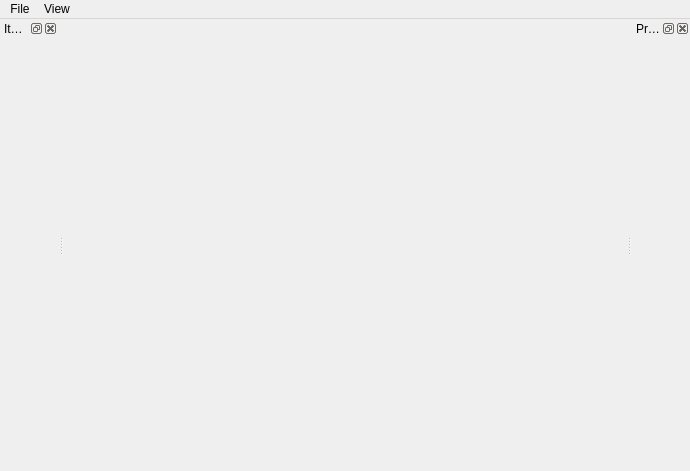
<?xml version="1.0" encoding="UTF-8"?>
<ui version="4.0">
 <class>GEditorClass</class>
 <widget class="QMainWindow" name="GEditorClass">
  <property name="geometry">
   <rect>
    <x>0</x>
    <y>0</y>
    <width>690</width>
    <height>471</height>
   </rect>
  </property>
  <property name="windowTitle">
   <string>GEditor</string>
  </property>
  <property name="styleSheet">
   <string notr="true">QGroupBox
{
	background-color:transparent;
    border-bottom-left-radius: 3px;
    border-bottom-right-radius: 3px;
    border: 1px solid #dd8f08;/*#acacac;*/
    border-top: none;
    margin-top: 18px;
}
 
QGroupBox::title
{
	subcontrol-origin: margin;	
    background:url(:/assets/subWindowBackground);
    border-top-left-radius: 3px;
    border-top-right-radius: 3px;
    border: 1px solid #0b477b;
    border-bottom: none;
    background-color: qlineargradient(x1: 0, y1: 0, x2: 0, y2: 1, stop: 0 #005192, stop: 1 #002f60);
    padding: 2 5000 2 2; /* some large value, as QGrouBox actual width is not known */
    color: white; 
}
</string>
  </property>
  <property name="animated">
   <bool>false</bool>
  </property>
  <property name="documentMode">
   <bool>true</bool>
  </property>
  <property name="dockOptions">
   <set>QMainWindow::AllowNestedDocks|QMainWindow::AllowTabbedDocks|QMainWindow::VerticalTabs</set>
  </property>
  <widget class="QWidget" name="centralWidget">
   <layout class="QGridLayout" name="gridLayout_3">
    <property name="leftMargin">
     <number>0</number>
    </property>
    <property name="topMargin">
     <number>0</number>
    </property>
    <property name="rightMargin">
     <number>0</number>
    </property>
    <property name="bottomMargin">
     <number>0</number>
    </property>
    <property name="spacing">
     <number>0</number>
    </property>
    <item row="0" column="0">
     <widget class="GEW_Setting" name="Setting" native="true">
      <property name="sizePolicy">
       <sizepolicy hsizetype="Preferred" vsizetype="Fixed">
        <horstretch>0</horstretch>
        <verstretch>0</verstretch>
       </sizepolicy>
      </property>
      <property name="minimumSize">
       <size>
        <width>0</width>
        <height>20</height>
       </size>
      </property>
     </widget>
    </item>
    <item row="1" column="0">
     <widget class="GEW_Viewport" name="Viewport" native="true">
      <property name="sizePolicy">
       <sizepolicy hsizetype="Expanding" vsizetype="Expanding">
        <horstretch>0</horstretch>
        <verstretch>0</verstretch>
       </sizepolicy>
      </property>
      <property name="autoFillBackground">
       <bool>true</bool>
      </property>
     </widget>
    </item>
    <item row="2" column="0">
     <widget class="GEW_Prs" name="PRS" native="true">
      <property name="sizePolicy">
       <sizepolicy hsizetype="Preferred" vsizetype="Fixed">
        <horstretch>0</horstretch>
        <verstretch>0</verstretch>
       </sizepolicy>
      </property>
      <property name="minimumSize">
       <size>
        <width>0</width>
        <height>20</height>
       </size>
      </property>
     </widget>
    </item>
   </layout>
  </widget>
  <widget class="QMenuBar" name="menuBar">
   <property name="geometry">
    <rect>
     <x>0</x>
     <y>0</y>
     <width>690</width>
     <height>21</height>
    </rect>
   </property>
   <widget class="QMenu" name="menuFile">
    <property name="title">
     <string>File</string>
    </property>
    <addaction name="New"/>
    <addaction name="Open"/>
    <addaction name="Save"/>
    <addaction name="SaveAs"/>
   </widget>
   <widget class="QMenu" name="menuView">
    <property name="title">
     <string>View</string>
    </property>
    <addaction name="SettingBar"/>
    <addaction name="PRSBar"/>
   </widget>
   <addaction name="menuFile"/>
   <addaction name="menuView"/>
  </widget>
  <widget class="QDockWidget" name="dockWidget">
   <property name="windowTitle">
    <string>Items</string>
   </property>
   <attribute name="dockWidgetArea">
    <number>1</number>
   </attribute>
   <widget class="QWidget" name="dockWidgetContents_2">
    <layout class="QGridLayout" name="gridLayout">
     <property name="leftMargin">
      <number>0</number>
     </property>
     <property name="topMargin">
      <number>0</number>
     </property>
     <property name="rightMargin">
      <number>0</number>
     </property>
     <property name="bottomMargin">
      <number>0</number>
     </property>
     <item row="0" column="0">
      <widget class="GEW_ItemList" name="ItemList" native="true"/>
     </item>
    </layout>
   </widget>
  </widget>
  <widget class="QDockWidget" name="dockWidget_2">
   <property name="windowTitle">
    <string>Properties</string>
   </property>
   <attribute name="dockWidgetArea">
    <number>2</number>
   </attribute>
   <widget class="QWidget" name="dockWidgetContents_3">
    <layout class="QGridLayout" name="gridLayout_2">
     <property name="leftMargin">
      <number>0</number>
     </property>
     <property name="topMargin">
      <number>0</number>
     </property>
     <property name="rightMargin">
      <number>0</number>
     </property>
     <property name="bottomMargin">
      <number>0</number>
     </property>
     <property name="spacing">
      <number>3</number>
     </property>
     <item row="0" column="0">
      <widget class="GEW_Propeties" name="Propeties" native="true"/>
     </item>
    </layout>
   </widget>
  </widget>
  <action name="Save">
   <property name="icon">
    <iconset resource="geditor.qrc">
     <normaloff>:/Resources/MetroStyle/save_as.png</normaloff>:/Resources/MetroStyle/save_as.png</iconset>
   </property>
   <property name="text">
    <string>Save</string>
   </property>
   <property name="shortcut">
    <string>Ctrl+S</string>
   </property>
  </action>
  <action name="Open">
   <property name="icon">
    <iconset resource="geditor.qrc">
     <normaloff>:/Resources/MetroStyle/documents.png</normaloff>:/Resources/MetroStyle/documents.png</iconset>
   </property>
   <property name="text">
    <string>Open</string>
   </property>
   <property name="shortcut">
    <string>Ctrl+O</string>
   </property>
  </action>
  <action name="PRSBar">
   <property name="icon">
    <iconset resource="geditor.qrc">
     <normaloff>:/Resources/MetroStyle/pin.png</normaloff>:/Resources/MetroStyle/pin.png</iconset>
   </property>
   <property name="text">
    <string>PRS Bar</string>
   </property>
   <property name="toolTip">
    <string>PRS Bar</string>
   </property>
  </action>
  <action name="SettingBar">
   <property name="icon">
    <iconset resource="geditor.qrc">
     <normaloff>:/Resources/MetroStyle/pin.png</normaloff>:/Resources/MetroStyle/pin.png</iconset>
   </property>
   <property name="text">
    <string>Setting Bar</string>
   </property>
  </action>
  <action name="SaveAs">
   <property name="icon">
    <iconset resource="geditor.qrc">
     <normaloff>:/Resources/MetroStyle/save_as-26.png</normaloff>:/Resources/MetroStyle/save_as-26.png</iconset>
   </property>
   <property name="text">
    <string>Save As</string>
   </property>
   <property name="shortcut">
    <string>Ctrl+Shift+S</string>
   </property>
  </action>
  <action name="New">
   <property name="icon">
    <iconset resource="geditor.qrc">
     <normaloff>:/Resources/MetroStyle/file.png</normaloff>:/Resources/MetroStyle/file.png</iconset>
   </property>
   <property name="text">
    <string>New</string>
   </property>
   <property name="shortcut">
    <string>Ctrl+N</string>
   </property>
  </action>
 </widget>
 <layoutdefault spacing="6" margin="11"/>
 <customwidgets>
  <customwidget>
   <class>GEW_ItemList</class>
   <extends>QWidget</extends>
   <header>GEW_ItemList.h</header>
   <container>1</container>
   <slots>
    <signal>signalItemChanged(GEW_Item*)</signal>
   </slots>
  </customwidget>
  <customwidget>
   <class>GEW_Viewport</class>
   <extends>QWidget</extends>
   <header>GEW_Viewport.h</header>
   <container>1</container>
  </customwidget>
  <customwidget>
   <class>GEW_Propeties</class>
   <extends>QWidget</extends>
   <header>GEW_Propeties.h</header>
   <container>1</container>
   <slots>
    <slot>slotSetItem(GEW_Item*)</slot>
   </slots>
  </customwidget>
  <customwidget>
   <class>GEW_Prs</class>
   <extends>QWidget</extends>
   <header>GEW_Prs.h</header>
   <container>1</container>
   <slots>
    <slot>slotSetItem(GEW_Item*)</slot>
    <slot>showBar()</slot>
   </slots>
  </customwidget>
  <customwidget>
   <class>GEW_Setting</class>
   <extends>QWidget</extends>
   <header>GEW_Setting.h</header>
   <container>1</container>
   <slots>
    <slot>showBar()</slot>
   </slots>
  </customwidget>
 </customwidgets>
 <resources>
  <include location="geditor.qrc"/>
  <include location="GEditor.qrc"/>
 </resources>
 <connections>
  <connection>
   <sender>ItemList</sender>
   <signal>signalItemChanged(GEW_Item*)</signal>
   <receiver>Propeties</receiver>
   <slot>slotSetItem(GEW_Item*)</slot>
   <hints>
    <hint type="sourcelabel">
     <x>28</x>
     <y>74</y>
    </hint>
    <hint type="destinationlabel">
     <x>682</x>
     <y>125</y>
    </hint>
   </hints>
  </connection>
  <connection>
   <sender>ItemList</sender>
   <signal>signalItemChanged(GEW_Item*)</signal>
   <receiver>PRS</receiver>
   <slot>slotSetItem(GEW_Item*)</slot>
   <hints>
    <hint type="sourcelabel">
     <x>79</x>
     <y>297</y>
    </hint>
    <hint type="destinationlabel">
     <x>357</x>
     <y>548</y>
    </hint>
   </hints>
  </connection>
  <connection>
   <sender>PRSBar</sender>
   <signal>triggered()</signal>
   <receiver>PRS</receiver>
   <slot>showBar()</slot>
   <hints>
    <hint type="sourcelabel">
     <x>-1</x>
     <y>-1</y>
    </hint>
    <hint type="destinationlabel">
     <x>344</x>
     <y>460</y>
    </hint>
   </hints>
  </connection>
  <connection>
   <sender>SettingBar</sender>
   <signal>triggered()</signal>
   <receiver>Setting</receiver>
   <slot>showBar()</slot>
   <hints>
    <hint type="sourcelabel">
     <x>-1</x>
     <y>-1</y>
    </hint>
    <hint type="destinationlabel">
     <x>344</x>
     <y>30</y>
    </hint>
   </hints>
  </connection>
 </connections>
</ui>
